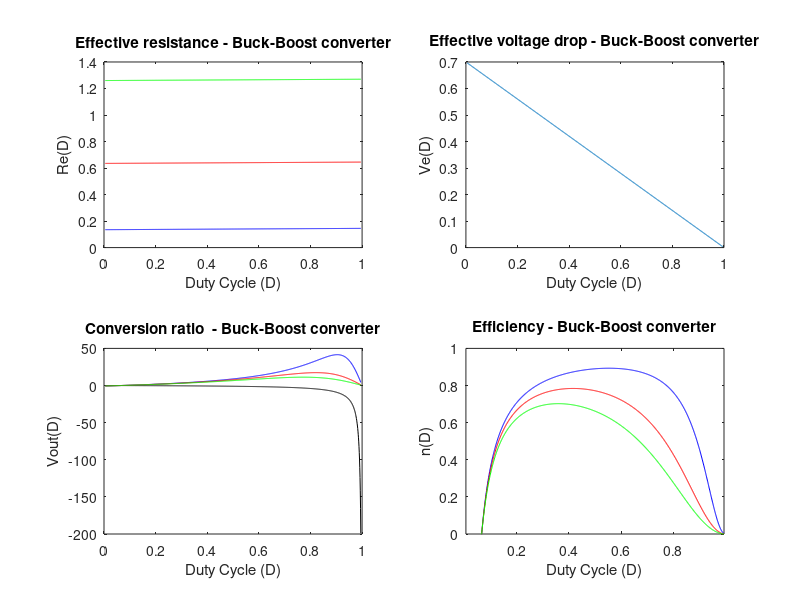

Source code (MATLAB):
% ------------------------------------------------------------------------------
% Copyright (C) 2020 Jaime M. Villegas I. <jaime7592@gmail.com>
% ------------------------------------------------------------------------------
% Filename      : Buck_Boost.m
% Description   : DC analysis of non-ideal Buck-Boost Converter
% Version       : 01.00
% Revision      : 00
% Last modified : 08/20/2020
% References    : R.W. Erickson, D. Maksimovic. "Fundamentals of Power
%                 Electronics". 2nd ed. (2004)
% ------------------------------------------------------------------------------
clear
clc

% Converter parameters

Vg = -10;         % Input voltage
V = 25;           % Output voltage
d = V/(V-Vg);     % Ideal duty-cycle
Iout = 2;         % Output current
Rload = V/Iout;   % Load resistance
fs = 100e3;       % Switching frequency
Ts = 1/fs;        % Switching period
IL_ripple = 0.2;  % Inductor current ripple
IC_ripple = 0.1;  % Capacitor current ripple
VC_ripple = 0.25; % Capacitor voltage ripple

L = -Vg*d*Ts/(2*IL_ripple);                      % Inductor
C = -Vg*(d^2)*Ts/(2*Rload*((1-d)^2)*VC_ripple);  % Capacitor

Dmin = 0.005;
Dmax = 0.995;
D = Dmin:0.001:Dmax;   % Converter duty cycle

% Diode
Rd = 10e-3;  % Diode on-state resistance
Vd = 0.7;    % Diode forward voltage

% Transistor
Rt = 20e-3;  % Transistor on-state resistance

% Inductor
K_RL = [0.01 0.05 0.1];   % Load resistance to inductor resistance ratio
RL = K_RL*Rload;          % Inductor resistance

% Effective losses
for i = 1:3 Re(i,:) = D*Rt + (1-D)*Rd + RL(i);end
Ve = (1-D)*Vd;

% Conversion ratio
M_BBs_ideal = -D./(1-D);
M_BBs_real = -Rload*(1-D).*(Vg*D + Ve)./(Rload*(1-D).^2 + Re);

% Efficiency
Eff_BBs = Rload*(1 + Ve./(D*Vg))./(Rload + Re./(1-D).^2);

figure(1)
subplot(2,2,1)
plot(D, Re(1,:), 'b', D, Re(2,:), 'r', D, Re(3,:), 'g')
xlabel("Duty Cycle (D)")
ylabel("Re(D)")
title("Effective resistance - Buck-Boost converter")

subplot(2,2,2)
plot(D, Ve)
xlabel("Duty Cycle (D)")
ylabel("Ve(D)")
title("Effective voltage drop - Buck-Boost converter")

subplot(2,2,3)
plot(D, M_BBs_ideal, 'k', D, M_BBs_real(1,:), 'b', D, M_BBs_real(2,:), 'r', D, M_BBs_real(3,:), 'g')
xlabel("Duty Cycle (D)")
ylabel("Vout(D)")
title("Conversion ratio  - Buck-Boost converter")

subplot(2,2,4)
plot(D, Eff_BBs(1,:), 'b', D, Eff_BBs(2,:), 'r', D, Eff_BBs(3,:), 'g')
axis([Dmin Dmax 0 1])
xlabel("Duty Cycle (D)")
ylabel("n(D)")
title("Efficiency - Buck-Boost converter")